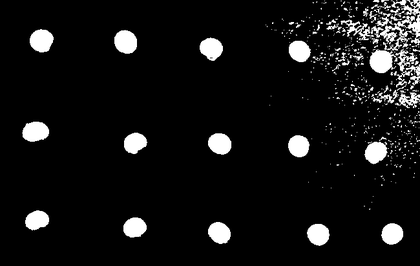
%> input picture src/Pratica9/ruido.png, 420 x 266 px, shrunk from 650 x 411 before the run
$ octave pratica.m   (GNU Octave 9; MATLAB toolbox functions it lacks are replaced by stand-ins)
%> lines starting %> are read from the running program, lines starting %| are printed output that depends on the picture; in (x1, y1, x2, y2) boxes, pixels count from 0 and x2, y2 are one past the last pixel; in counts of white or black regions, pixels touching at a corner belong together; the program's own positions count from 1
% FILEPATH: /home/luan/Documents/Processamento-Digital-de-Imagens/pratica_09.m

% Limpa todas as variáveis do workspace e fecha todas as janelas de imagem
clear all
close all

% Lê a imagem "ruido.png" e armazena na variável im
im = imread("ruido.png");
%> im is the input picture: size 266x420 uint8; min 0, max 255, mean 20

% Mostra a imagem original
figure(1);
imshow(im);

% Define se o elemento estruturante será um círculo ou um quadrado
rhombus = false;
erodir = true;

% Inicializa as variáveis altura e largura com 0
altura = 0;
largura = 0;

% Se o elemento estruturante for um círculo, cria um círculo com o tamanho especificado pelo usuário
if rhombus
    raio = input("digite o tamanho do raio:");
    altura = (raio*2)+1;
    largura = (raio*2)+1;
    EE = zeros(altura, largura);
    for i=1:size(EE,1)
        for j=1:size(EE,2)
            % Equação da distância euclidiana para criar o círculo
            distancia = sqrt((i-(raio+1))^2 + (j-(raio+1))^2);
            EE(i,j) = distancia <= raio;
        end
    end

    % Mostra o elemento estruturante criado
    figure('name', 'EE - rhombus');
    imshow(EE);
else
    % Se o elemento estruturante for um quadrado, cria um quadrado com a altura e largura especificadas pelo usuário
    while mod(altura,2) == 0
        altura = input("digite a altura do EE (IMPAR):");
    end
%> this loop made 1 pass; the answer given on pass 1: 3

    while mod(largura,2) == 0
        largura = input("digite a largura do EE (IMPAR):");
    end
    EE = ones(altura, largura);
end

% Define a operação a ser realizada (erosão ou dilatação)
if erodir
    operacao = @(A, B) A & ~B;
else
    operacao = @(A, B) A | B;
end

% Calcula o espaço vertical e horizontal que será adicionado na imagem
espacoVertical = floor(altura/2);
espacoHorizontal = floor(largura/2);

% Cria uma nova imagem com borda preta e tamanho maior que a imagem original
imProcessada = zeros(size(im,1) + altura, size(im,2) + largura);
imProcessada(1+espacoVertical:size(im,1)+espacoVertical, 1+espacoHorizontal:size(im,2)+espacoHorizontal) = im;
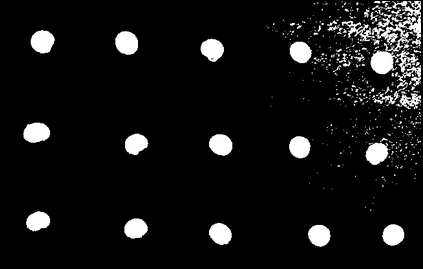
%> imProcessada: size 269x423 double; min 0, max 255, mean 19.6
imBase = imProcessada;

% Mostra a imagem com a borda preta
figure('name', 'im');
imshow(im);

% Percorre a imagem original pixel a pixel
for i = 1:size(im,1)
    for j = 1:size(im,2)
        % Se o pixel for branco
        if im(i,j)
            x = i + espacoVertical;
            y = j + espacoHorizontal;

            % Pega os vizinhos do pixel atual
            vizinhos = imBase(x-espacoVertical:x+espacoVertical, y-espacoHorizontal:y+espacoHorizontal);
            vizCropados = vizinhos & EE;

            % Se a interseção entre os vizinhos e o elemento estruturante for menor que o tamanho do elemento estruturante
            % aplica a operação de erosão ou dilatação
            if(sum(sum(vizCropados)) < sum(sum(EE)))
                vizinhos = imProcessada(x-espacoVertical:x+espacoVertical, y-espacoHorizontal:y+espacoHorizontal);
                imProcessada(x-espacoVertical:x+espacoVertical, y-espacoHorizontal:y+espacoHorizontal) = operacao(vizinhos, EE);
            end
        end
    end
end
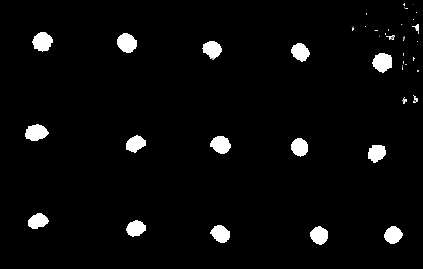
%> imProcessada: size 269x423 double; 10.32% of pixels changed, all inside (x1, y1, x2, y2) = (21, 1, 421, 249)
%> after the loop, vizCropados = [false false true; true true false; false false false]; vizinhos = [0 0 0; 0 0 0; 0 0 0]; x = 249; y = 324

% Remove a borda preta da imagem processada
imProcessada = imProcessada(1+espacoVertical:size(im,1)+espacoVertical, 1+espacoHorizontal:size(im,2)+espacoHorizontal);
%> imProcessada: size 266x420 double

% Mostra a imagem processada
figure('name', 'imProcessada');
imshow(imProcessada);
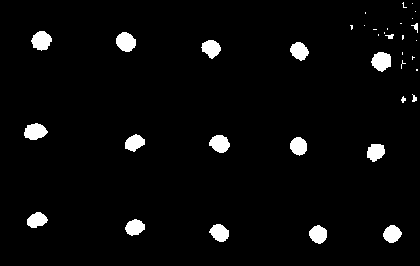
%> displayed picture: size 266x420, on the screen's scale of 0 to 255; 3.7% white; 37 white regions (18 under 20 px), largest, box (x1, y1, x2, y2) and area: (116, 32, 136, 52) 299, (31, 31, 52, 51) 297, (371, 52, 391, 72) 295

$ run again, with src/Pratica9/brain.png copied over src/Pratica9/ruido.png
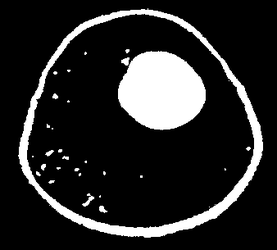
%> input picture src/Pratica9/brain.png, 277 x 250 px, shrunk from 338 x 305 before the run
%> im is the input picture: size 250x277 uint8; min 0, max 255, mean 40
%> the loop `while mod(altura,2) == 0` made 1 pass; the answer given on pass 1: 3
%> the loop `while mod(largura,2) == 0` made 1 pass; the answer given on pass 1: 3
%> after the loop `for i = 1:size(im,1)`:
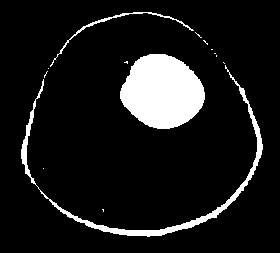
%> imProcessada: size 253x280 double; min 0, max 255, mean 25.7
%> after the loop `for i = 1:size(im,1)`: vizCropados = [false false true; true true false; false false false]; vizinhos = [0 0 0; 0 0 0; 0 0 0]; x = 241; y = 152
%> `imProcessada = imProcessada(1+espacoVertical:size(im,1)+espacoVertical..`:
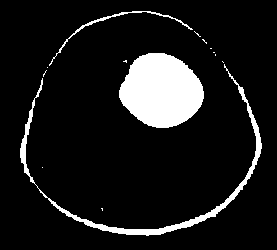
%> imProcessada: size 250x277 double; min 0, max 255, mean 26.3
